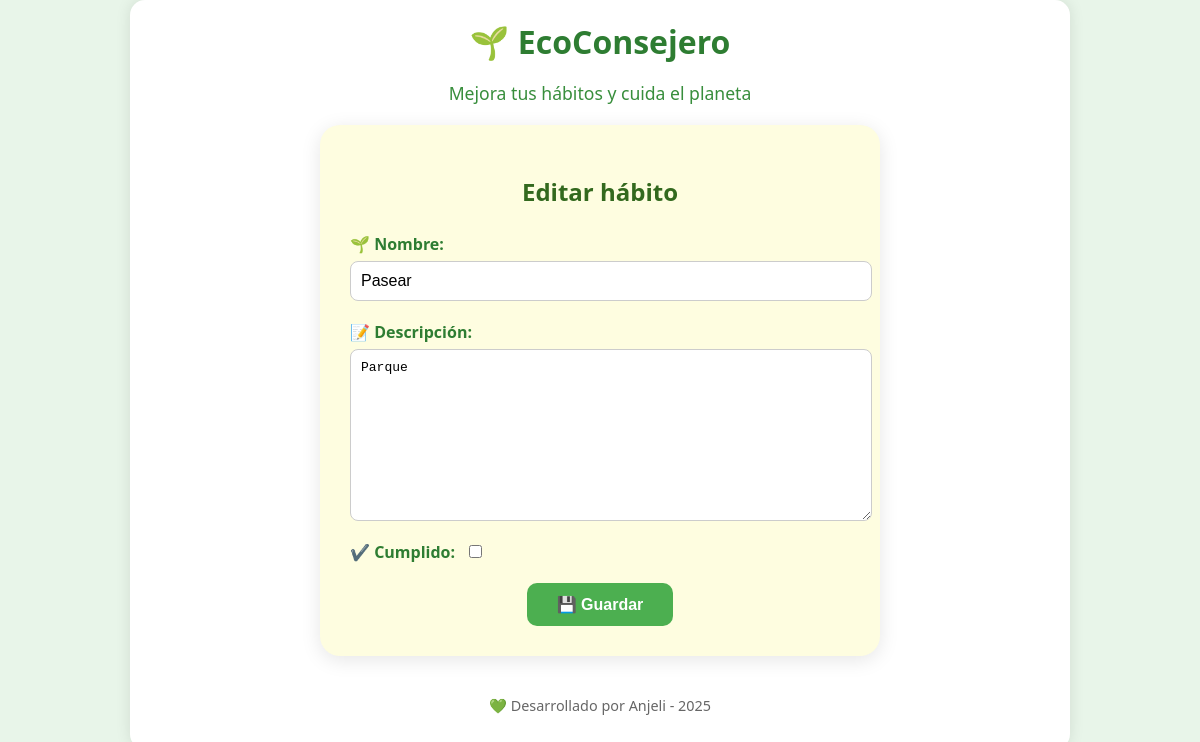
/editar/3/, run on the app's committed database.
### eco/models.py (models this page shows, shortened)
class EcoHabit(models.Model):
    nombre = models.CharField(max_length=100)
    descripcion = models.TextField()
    cumplido = models.BooleanField(default=False)

### eco/views.py (the view)
# urls.py: path('editar/<int:pk>/', views.editar_habito, name='editar'),
def editar_habito(request, pk):
    habito = get_object_or_404(EcoHabit, pk=pk)
    form = EcoHabitForm(request.POST or None, instance=habito)
    if form.is_valid():
        form.save()
        return redirect('index')
    return render(request, 'habit_form.html', {'form': form})

### eco/forms.py
class EcoHabitForm(forms.ModelForm):
    class Meta:
        model = EcoHabit
        fields = ['nombre', 'descripcion', 'cumplido']

### templates/habit_form.html (shortened to what this page needs)
{% extends "base.html" %}
{% block content %}
<div class="form-card">
    <h2>{{ form.instance.pk|yesno:"Editar hábito,Nuevo hábito" }}</h2>
    <form method="post">
        <div class="form-group">
            <label for="id_nombre">🌱 Nombre:</label>
            {{ form.nombre }}
        </div>
        <div class="form-group">
            <label for="id_descripcion">📝 Descripción:</label>
            {{ form.descripcion }}
        </div>
        <div class="form-group checkbox">
            <label for="id_cumplido">✔️ Cumplido:</label>
            {{ form.cumplido }}
        </div>
        <div class="form-actions">
            <button type="submit" class="btn">💾 Guardar</button>
        </div>
    </form>
</div>
{% endblock %}

### static/style.css (style rules this page uses)
body { margin: 0; font-family: 'Segoe UI', sans-serif; background: #e8f5e9; }
.btn { background: #43a047; color: white; padding: 10px 20px; text-decoration: none; border-radius: 8px; font-weight: bold; transition: background 0.3s; }
.form-card { background: #f9fbe7; padding: 20px; border-radius: 15px; box-shadow: 0 0 10px rgba(0,0,0,0.1); }
.form-card { background: #fefde0; max-width: 500px; margin: auto; padding: 30px; border-radius: 20px; box-shadow: 0 4px 20px rgba(0,0,0,0.1); }
.form-card h2 { text-align: center; color: #33691e; margin-bottom: 25px; }
.form-group { display: flex; flex-direction: column; margin-bottom: 20px; }
.form-group label { font-weight: bold; margin-bottom: 6px; color: #2e7d32; }
.form-group input[type="text"], .form-group textarea { padding: 10px; border: 1px solid #ccc; border-radius: 8px; font-size: 1em; width: 100%; resize: vertical; }
.form-group.checkbox { flex-direction: row; align-items: center; }
.form-group.checkbox label { margin-right: 10px; margin-bottom: 0; }
.form-actions { text-align: center; }
.form-actions .btn { background: #4caf50; color: white; padding: 12px 30px; border: none; border-radius: 10px; font-size: 1em; font-weight: bold; cursor: pointer; transition: background 0.3s ease; }

### data on the page
EcoHabit: instance.pk "Editar hábito", nombre "Pasear", descripcion "Parque"
